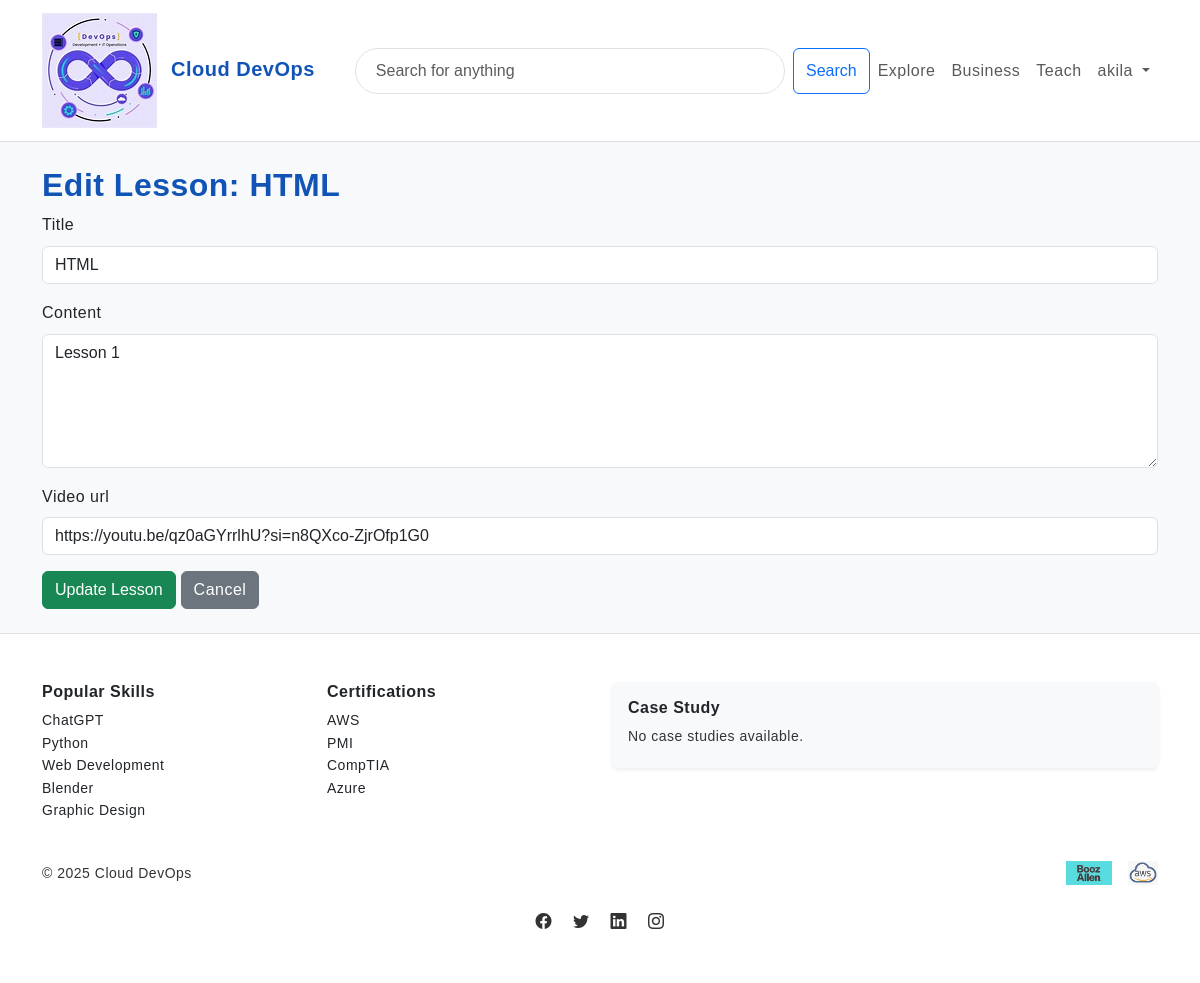
The app's page /instructors/lesson/21/edit/ (signed in) with its own data.
### accounts/models.py (models this page shows, shortened)
class CustomUser(AbstractUser):
    is_instructor = models.BooleanField(default=False)
    objects = CustomUserManager()

### courses/models.py (models this page shows, shortened)
class Lesson(models.Model):
    course = models.ForeignKey(Course, related_name="lessons", on_delete=models.CASCADE)
    title = models.CharField(max_length=200)
    content = models.TextField(blank=True)
    order = models.PositiveIntegerField(default=0)
    video_url = models.URLField(blank=True)
    class Meta:
        ordering = ["title"]

### instructors/views.py (the view)
# urls.py: path("lesson/<int:lesson_id>/edit/", views.edit_lesson, name="edit_lesson"),
@login_required
def edit_lesson(request, lesson_id):
    lesson = get_object_or_404(Lesson, id=lesson_id, course__instructor=request.user)
    if request.method == "POST":
        form = LessonForm(request.POST, instance=lesson)
        if form.is_valid():
            form.save()
            messages.success(request, "Lesson updated successfully!")
            return redirect("instructors:manage_lessons", course_slug=lesson.course.slug)
    else:
        form = LessonForm(instance=lesson)
    return render(request, "instructors/edit_lesson.html", {"form": form, "lesson": lesson})

### instructors/forms.py
class LessonForm(forms.ModelForm):
    class Meta:
        model = Lesson
        fields = ['title', 'content', 'video_url']
        widgets = {
            'title': forms.TextInput(attrs={
                'class': 'form-control',
                'placeholder': 'Enter lesson title'
            }),
            'content': forms.Textarea(attrs={
                'class': 'form-control',
                'rows': 5,
                'placeholder': 'Enter lesson content'
            }),
            'video_url': forms.URLInput(attrs={
                'class': 'form-control',
                'placeholder': 'Optional video URL'
            }),
        }

### instructors/templates/instructors/edit_lesson.html (shortened to what this page needs)
{% extends "core/base.html" %}
{% load static %}
{% block content %}
<div class="container py-4">
  <h2>Edit Lesson: {{ lesson.title }}</h2>
  <form method="post" enctype="multipart/form-data">
    <div class="mb-3">
      <label for="{{ form.title.id_for_label }}" class="form-label">{{ form.title.label }}</label>
      {{ form.title }}
    </div>
    <div class="mb-3">
      <label for="{{ form.content.id_for_label }}" class="form-label">{{ form.content.label }}</label>
      {{ form.content }}
    </div>
    <div class="mb-3">
      <label for="{{ form.video_url.id_for_label }}" class="form-label">{{ form.video_url.label }}</label>
      {{ form.video_url }}
    </div>
    <button type="submit" class="btn btn-success">Update Lesson</button>
    <a href="{% url 'instructors:dashboard' %}" class="btn btn-secondary">Cancel</a>
  </form>
</div>
{% endblock %}

### core/templates/core/partials/navbar.html (shortened to what this page needs)
{% load static %}
<nav class="navbar navbar-expand-lg navbar-light bg-white border-bottom sticky-top">
  <div class="container">
    <a class="navbar-brand fw-bold text-primary" href="{% url 'core:home' %}">
      <img src="{% static 'core/img/logo.jpg' %}" alt="Cloud DevOps" height="30" class="me-2 img-fluid">
      Cloud DevOps
    </a>
    <div id="mainNav" class="collapse navbar-collapse">
      <form class="d-flex ms-lg-4 flex-grow-1" role="search">
        <input class="form-control me-2" type="search" placeholder="Search for anything" aria-label="Search">
        <button class="btn btn-outline-primary" type="submit">Search</button>
      </form>
      <ul class="navbar-nav ms-auto">
        <li class="nav-item">
          <a class="nav-link" href="{% url 'courses:catalog' %}">Explore</a>
        </li>
        <li class="nav-item">
          <a class="nav-link" href="{% url 'core:business' %}">Business</a>
        </li>
        <li class="nav-item">
          <a class="nav-link" href="{% url 'core:teach' %}">Teach</a>
        </li>
        {% if user.is_authenticated %}
          <li class="nav-item dropdown">
            <a class="nav-link dropdown-toggle" href="#" id="userMenu" role="button" data-bs-toggle="dropdown" aria-expanded="false">
              {{ user.username }}
            </a>
          </li>
        {% endif %}
      </ul>
    </div>
  </div>
</nav>

### core/static/core/css/theme.css (style rules this page uses)
:root { --deepblue-700: #0b3d91; --deepblue-600: #1154b5; --deepblue-500: #1e6bd9; --amber-500: #ffb300; --amber-600: #ff9900; --neutral-light: #f7f7f7; --neutral-dark: #333; }
.text-primary { color: var(--deepblue-600) !important; }

### core/static/core/css/udemy-clone.css (style rules this page uses)
body { font-feature-settings: "kern"; font-family: 'Arial', sans-serif; line-height: 1.6; letter-spacing: 0.5px; background-color: rgb(139, 182, 47); }
.navbar .form-control { border-radius: 999px; padding: 10px 20px; font-size: 16px; transition: all 0.3s ease; }
h1, h2, h3, h4, h5 { font-weight: 700; color: var(--deepblue-600); }
h2 { font-size: 2rem; }
.text-primary { color: var(--deepblue-600) !important; }

### records on screen
CustomUser: username "akila"
Lesson: title "HTML", content "Lesson 1", video_url "https://youtu.be/qz0aGYrrlhU?si=n8QXco-ZjrOfp1G0"

### other values on screen
{{ now|default:2025 }} "2025"
